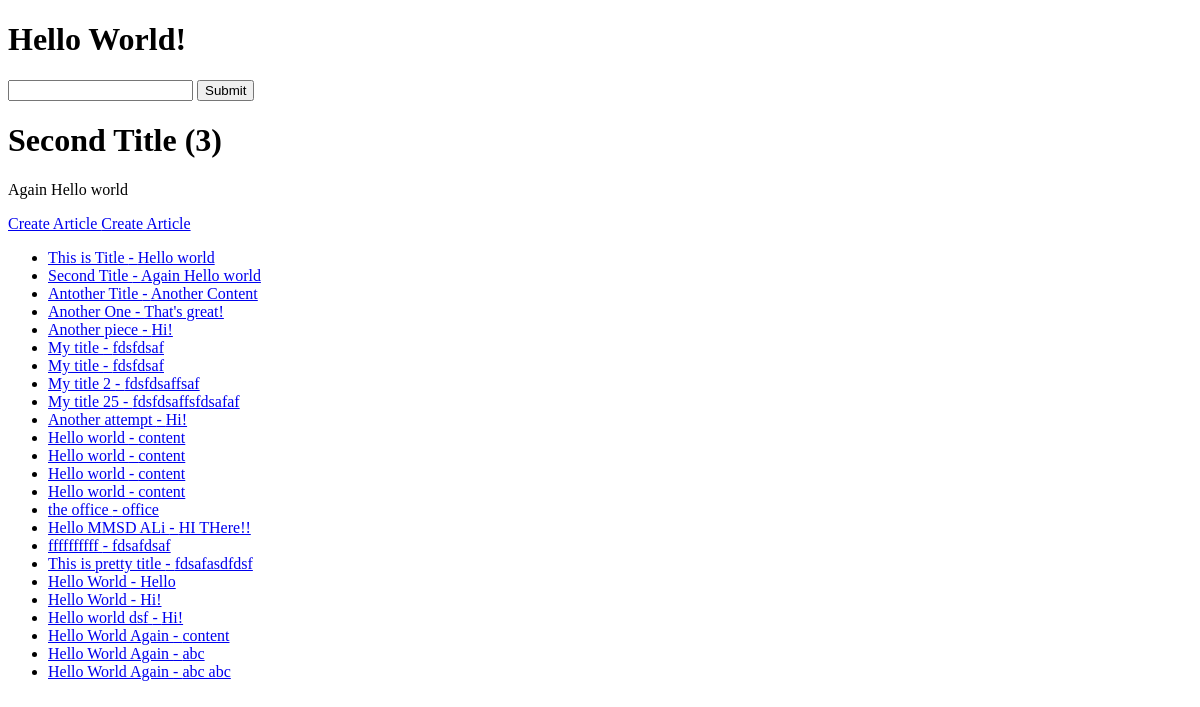
The app's page /, older data.
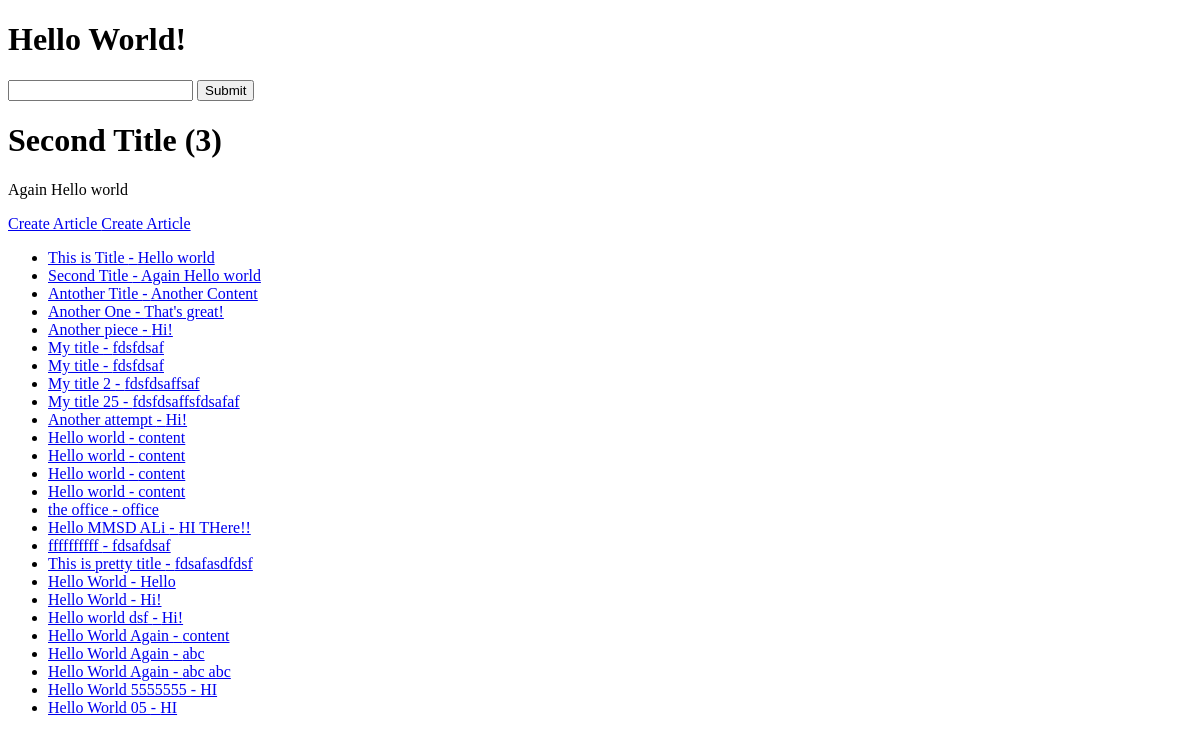
The same page, newer data.
### articles/models.py (models this page shows, shortened)
class Article(models.Model):
    title = models.CharField(max_length=120)
    slug = models.SlugField(unique=True, blank=True, null = True)
    content = models.TextField()
    timestamp = models.DateTimeField(auto_now_add = True)
    update = models.DateTimeField(auto_now = True)
    publish = models.DateField(auto_now_add = False, auto_now = False, null=True, blank = True)
    def get_absolute_url(self):
        return reverse('article-detail', kwargs={"slug":self.slug})

### trydjango/views.py (the view)
# urls.py: path('', home_view),
def home_view(request, *args, **kwargs):
    article_obj = Article.objects.get(id=random.randint(1,4))
    article_queryset = Article.objects.all()
    context = {
        "object_list": article_queryset,
        "object": article_obj,
        "id": article_obj.id,
        "title": article_obj.title,
        "content": article_obj.content,
    }
    HTML_STRING = render_to_string('home_view.html', context = context)
    return HttpResponse(HTML_STRING)

### templates/home_view.html (shortened to what this page needs)
{% extends 'base.html' %}
{% block content %}
<h1>{{ object.title }} ({{ object.id }})</h1>
<p> {{ object.content }} </p>
<a href="{% url 'article-create' %}" >Create Article </a>
<a href="{% url 'article-detail' slug='hello-world' %}" >Create Article </a>
<ul>
    {% for x in object_list %}
        {% if x.title %}
            <li>
                <a href="{{ x.get_absolute_url }}"> {{ x.title }} - {{ x.content }} </a>
            </li>
        {% endif %}
    {% endfor %}
</ul>
{% endblock %}

Row changes from the older to the newer data that the page shows:
added Article: title "Hello World 5555555", content "HI"
added Article: title "Hello World 05", content "HI"
